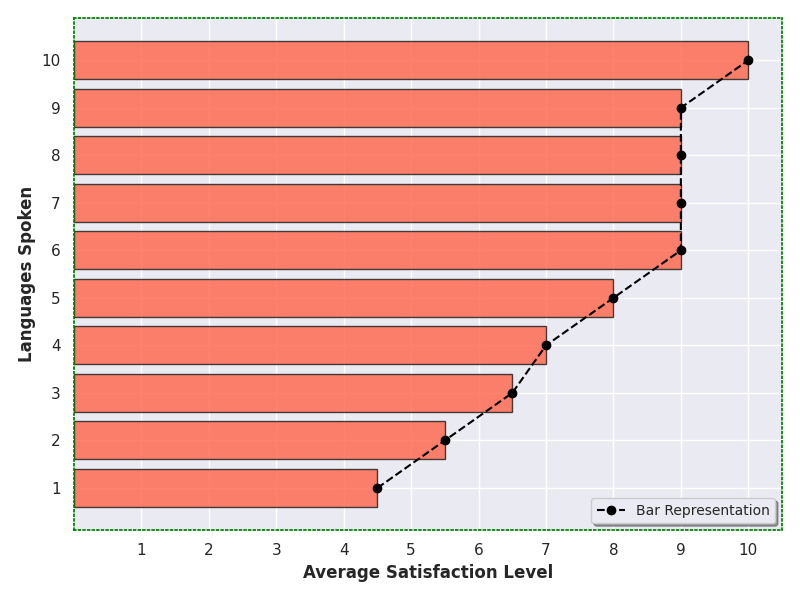

Recreate this plot in Python.
import numpy as np
import matplotlib.pyplot as plt

languages_spoken = np.array([1, 1, 2, 2, 3, 3, 4, 4, 5, 5, 6, 7, 8, 9, 10])
satisfaction_level = np.array([4, 5, 5, 6, 6, 7, 7, 7, 8, 8, 9, 9, 9, 9, 10])

unique_languages = np.unique(languages_spoken)
avg_satisfaction = [satisfaction_level[languages_spoken == lang].mean() for lang in unique_languages]

fig, ax = plt.subplots(figsize=(8, 6))

# Manually shuffled colors
colors = ['tomato', 'cornflowerblue', 'gold', 'mediumpurple', 'mediumseagreen']
markers = ['^', 's', 'o', 'D', '*']
linestyles = ['-', ':', '-.', '--', '-']

# Choose a different set of color, marker, and linestyle
color_choice = colors[0]  # Changed from index 1 to 0
marker_choice = markers[2]
linestyle_choice = linestyles[3]

ax.barh(unique_languages, avg_satisfaction, color=color_choice, alpha=0.8, edgecolor='k')
ax.plot(avg_satisfaction, unique_languages, linestyle=linestyle_choice, marker=marker_choice, color='black')

ax.set_yticks(np.arange(1, 11, 1))
ax.set_xticks(np.arange(1, 11, 1))

ax.legend(['Bar Representation'], loc='lower right', fontsize=10, shadow=True)

ax.set_xlabel('Average Satisfaction Level', fontsize=12, fontweight='bold')
ax.set_ylabel('Languages Spoken', fontsize=12, fontweight='bold')

for spine in ax.spines.values():
    spine.set_edgecolor('green')
    spine.set_linestyle(':')

plt.tight_layout()
plt.show()
